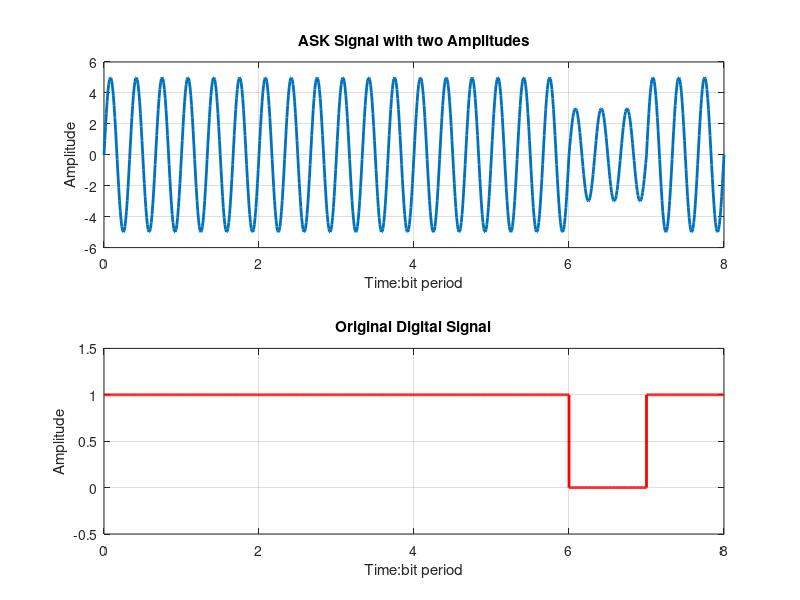

Source code (MATLAB):
% MATLAB Script for a Binary ASK with two Amplitude Levels

format long;

% Clear all variables and close all figures
clear all;
close all;

% The number of bits to send - Frame Length
N = 8;

% Generate a random bit stream
bit_stream = round(rand(1,N));

% Enter the two Amplitudes
% Amplitude for 0 bit
A1 = 3; 

% Amplitude for 1 bit
A2 = 5;

% Frequency of Modulating Signal
f = 3;

% Sampling rate - This will define the resoultion
fs = 100;

% Time for one bit
t = 0: 1/fs : 1;

% This time variable is just for plot
time = [];

ASK_signal = [];
Digital_signal = [];

for ii = 1: 1: length(bit_stream)
    
    % The FSK Signal
    ASK_signal = [ASK_signal (bit_stream(ii)==0)*A1*sin(2*pi*f*t)+...
        (bit_stream(ii)==1)*A2*sin(2*pi*f*t)];
    
    % The Original Digital Signal
    Digital_signal = [Digital_signal (bit_stream(ii)==0)*...
        zeros(1,length(t)) + (bit_stream(ii)==1)*ones(1,length(t))];
    
    time = [time t];
    t =  t + 1;
   
end

% Plot the ASK Signal
subplot(2,1,1);
plot(time,ASK_signal,'LineWidth',2);
xlabel('Time:bit period');
ylabel('Amplitude');
title('ASK Signal with two Amplitudes');
%axis([0 time(end) 1.5 1.5]);
grid  on;

% Plot the Original Digital Signal
subplot(2,1,2);
plot(time,Digital_signal,'r','LineWidth',2);
xlabel('Time:bit period');
ylabel('Amplitude');
title('Original Digital Signal');
axis([0 time(end) -0.5 1.5]);
grid on;
